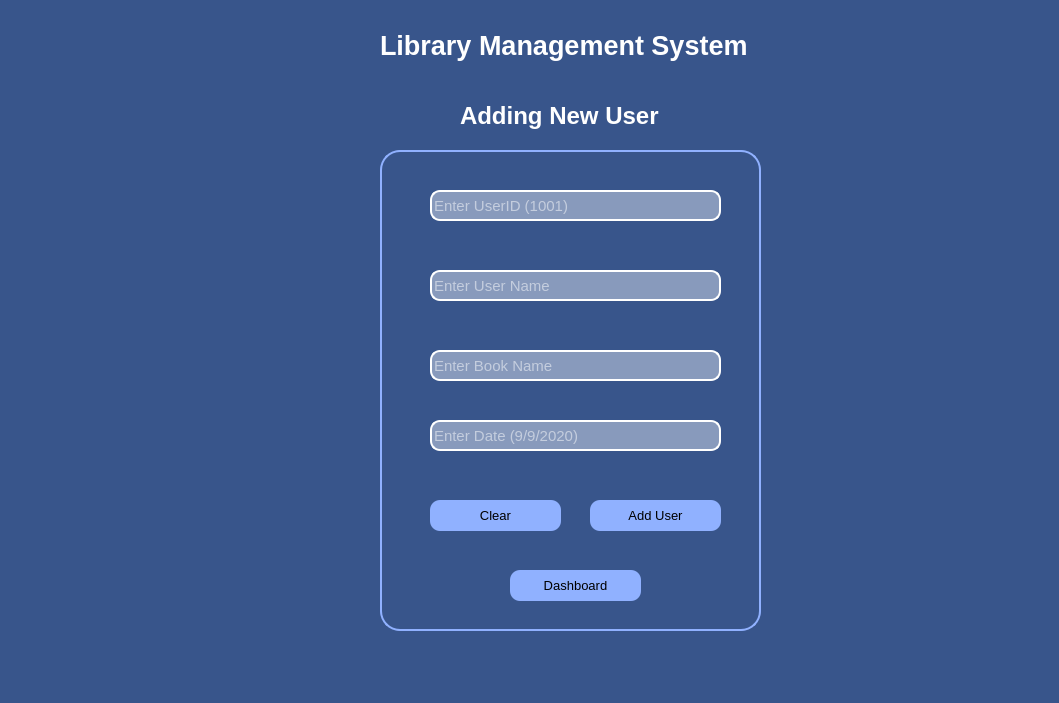
<?xml version="1.0" encoding="UTF-8"?>
<ui version="4.0">
 <class>MainWindow</class>
 <widget class="QMainWindow" name="MainWindow">
  <property name="geometry">
   <rect>
    <x>0</x>
    <y>0</y>
    <width>1059</width>
    <height>703</height>
   </rect>
  </property>
  <property name="windowTitle">
   <string>MainWindow</string>
  </property>
  <property name="styleSheet">
   <string notr="true">background-color: rgb(56, 85, 139);</string>
  </property>
  <widget class="QWidget" name="centralwidget">
   <widget class="QLabel" name="label">
    <property name="geometry">
     <rect>
      <x>380</x>
      <y>20</y>
      <width>401</width>
      <height>51</height>
     </rect>
    </property>
    <property name="font">
     <font>
      <pointsize>20</pointsize>
      <weight>75</weight>
      <bold>true</bold>
     </font>
    </property>
    <property name="styleSheet">
     <string notr="true">color:white;</string>
    </property>
    <property name="text">
     <string>Library Management System</string>
    </property>
   </widget>
   <widget class="QLineEdit" name="bookid">
    <property name="geometry">
     <rect>
      <x>430</x>
      <y>190</y>
      <width>291</width>
      <height>31</height>
     </rect>
    </property>
    <property name="font">
     <font>
      <pointsize>11</pointsize>
     </font>
    </property>
    <property name="styleSheet">
     <string notr="true">QLineEdit{
border : 2px solid rgb(255, 255, 255);
border-radius: 10px;
background-color:rgb(136, 154, 188);
color: rgb(255, 255, 255);
}</string>
    </property>
    <property name="text">
     <string/>
    </property>
    <property name="placeholderText">
     <string>Enter UserID (1001)</string>
    </property>
   </widget>
   <widget class="QPushButton" name="clearbut">
    <property name="geometry">
     <rect>
      <x>430</x>
      <y>500</y>
      <width>131</width>
      <height>31</height>
     </rect>
    </property>
    <property name="font">
     <font>
      <pointsize>10</pointsize>
     </font>
    </property>
    <property name="styleSheet">
     <string notr="true">border-radius: 10px;
background-color:rgb(144, 177, 255);</string>
    </property>
    <property name="text">
     <string>Clear</string>
    </property>
   </widget>
   <widget class="QLabel" name="label_2">
    <property name="geometry">
     <rect>
      <x>460</x>
      <y>90</y>
      <width>231</width>
      <height>51</height>
     </rect>
    </property>
    <property name="font">
     <font>
      <pointsize>18</pointsize>
      <weight>75</weight>
      <bold>true</bold>
     </font>
    </property>
    <property name="styleSheet">
     <string notr="true">color:white;</string>
    </property>
    <property name="text">
     <string>Adding New User</string>
    </property>
   </widget>
   <widget class="QLineEdit" name="bname">
    <property name="geometry">
     <rect>
      <x>430</x>
      <y>270</y>
      <width>291</width>
      <height>31</height>
     </rect>
    </property>
    <property name="font">
     <font>
      <pointsize>11</pointsize>
     </font>
    </property>
    <property name="styleSheet">
     <string notr="true">QLineEdit{
border : 2px solid rgb(255, 255, 255);
border-radius: 10px;
background-color:rgb(136, 154, 188);
color: rgb(255, 255, 255);
}</string>
    </property>
    <property name="text">
     <string/>
    </property>
    <property name="placeholderText">
     <string>Enter User Name</string>
    </property>
   </widget>
   <widget class="QLineEdit" name="authname">
    <property name="geometry">
     <rect>
      <x>430</x>
      <y>350</y>
      <width>291</width>
      <height>31</height>
     </rect>
    </property>
    <property name="font">
     <font>
      <pointsize>11</pointsize>
     </font>
    </property>
    <property name="styleSheet">
     <string notr="true">QLineEdit{
border : 2px solid rgb(255, 255, 255);
border-radius: 10px;
background-color:rgb(136, 154, 188);
color: rgb(255, 255, 255);
}</string>
    </property>
    <property name="text">
     <string/>
    </property>
    <property name="placeholderText">
     <string>Enter Book Name</string>
    </property>
   </widget>
   <widget class="QLineEdit" name="booked">
    <property name="geometry">
     <rect>
      <x>430</x>
      <y>420</y>
      <width>291</width>
      <height>31</height>
     </rect>
    </property>
    <property name="font">
     <font>
      <pointsize>11</pointsize>
     </font>
    </property>
    <property name="styleSheet">
     <string notr="true">QLineEdit{
border : 2px solid rgb(255, 255, 255);
border-radius: 10px;
background-color:rgb(136, 154, 188);
color: rgb(255, 255, 255);
}</string>
    </property>
    <property name="text">
     <string/>
    </property>
    <property name="placeholderText">
     <string>Enter Date (9/9/2020)</string>
    </property>
   </widget>
   <widget class="QPushButton" name="addUbut">
    <property name="geometry">
     <rect>
      <x>590</x>
      <y>500</y>
      <width>131</width>
      <height>31</height>
     </rect>
    </property>
    <property name="font">
     <font>
      <pointsize>10</pointsize>
     </font>
    </property>
    <property name="styleSheet">
     <string notr="true">border-radius: 10px;
background-color:rgb(144, 177, 255);</string>
    </property>
    <property name="text">
     <string>Add User</string>
    </property>
   </widget>
   <widget class="QLabel" name="showtext">
    <property name="geometry">
     <rect>
      <x>440</x>
      <y>470</y>
      <width>271</width>
      <height>21</height>
     </rect>
    </property>
    <property name="text">
     <string/>
    </property>
   </widget>
   <widget class="QPushButton" name="dashB">
    <property name="geometry">
     <rect>
      <x>510</x>
      <y>570</y>
      <width>131</width>
      <height>31</height>
     </rect>
    </property>
    <property name="font">
     <font>
      <pointsize>10</pointsize>
     </font>
    </property>
    <property name="styleSheet">
     <string notr="true">border-radius: 10px;
background-color:rgb(144, 177, 255);</string>
    </property>
    <property name="text">
     <string>Dashboard</string>
    </property>
   </widget>
   <widget class="QLabel" name="label_3">
    <property name="geometry">
     <rect>
      <x>380</x>
      <y>150</y>
      <width>381</width>
      <height>481</height>
     </rect>
    </property>
    <property name="styleSheet">
     <string notr="true">background-color: rgb(56, 85, 139);
border-radius: 20px;
border : 2px solid rgb(144, 177, 255);</string>
    </property>
    <property name="text">
     <string/>
    </property>
   </widget>
   <zorder>label_3</zorder>
   <zorder>label</zorder>
   <zorder>bookid</zorder>
   <zorder>clearbut</zorder>
   <zorder>label_2</zorder>
   <zorder>bname</zorder>
   <zorder>authname</zorder>
   <zorder>booked</zorder>
   <zorder>addUbut</zorder>
   <zorder>showtext</zorder>
   <zorder>dashB</zorder>
  </widget>
  <widget class="QMenuBar" name="menubar">
   <property name="geometry">
    <rect>
     <x>0</x>
     <y>0</y>
     <width>1059</width>
     <height>21</height>
    </rect>
   </property>
  </widget>
  <widget class="QStatusBar" name="statusbar"/>
 </widget>
 <resources/>
 <connections/>
</ui>
